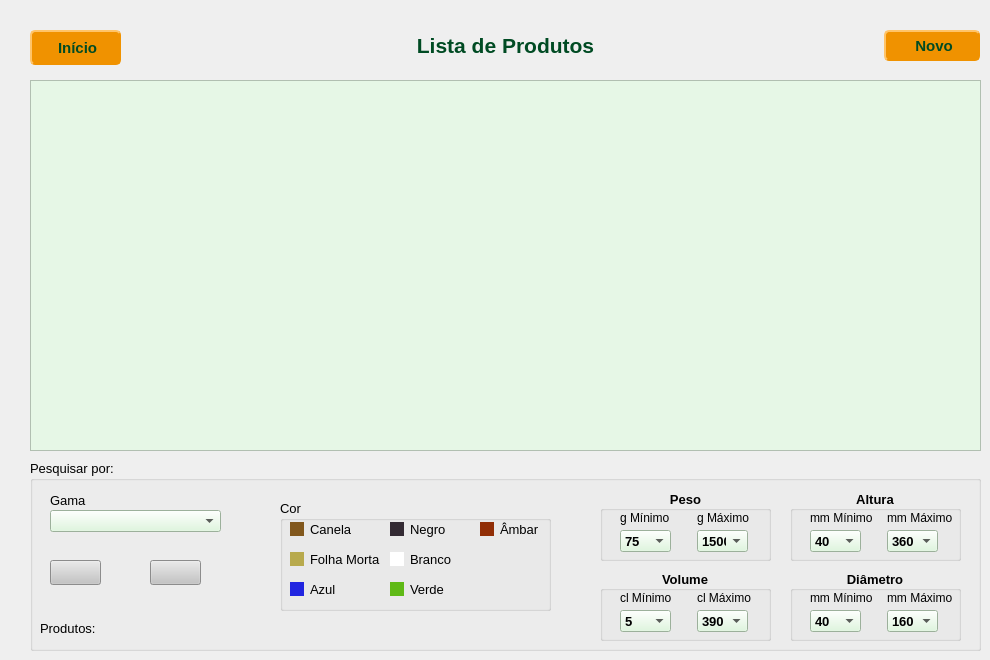
   <widget class="QWidget" name="page1_ListarProdutos">
    <widget class="QLabel" name="label">
     <property name="geometry">
      <rect>
       <x>150</x>
       <y>30</y>
       <width>711</width>
       <height>31</height>
      </rect>
     </property>
     <property name="font">
      <font>
       <pointsize>16</pointsize>
       <bold>true</bold>
      </font>
     </property>
     <property name="styleSheet">
      <string notr="true">color: #004b23;</string>
     </property>
     <property name="text">
      <string>Lista de Produtos</string>
     </property>
     <property name="alignment">
      <set>Qt::AlignCenter</set>
     </property>
    </widget>
    <widget class="QPushButton" name="btnInicio_produtos">
     <property name="geometry">
      <rect>
       <x>30</x>
       <y>30</y>
       <width>91</width>
       <height>35</height>
      </rect>
     </property>
     <property name="font">
      <font>
       <pointsize>11</pointsize>
       <bold>true</bold>
      </font>
     </property>
     <property name="cursor">
      <cursorShape>PointingHandCursor</cursorShape>
     </property>
     <property name="styleSheet">
      <string notr="true">	background-color: #F09200;
	color: #004b23;
	border: 1.5px solid #F09200;
	border-style: outset;
	border-radius: 5px;</string>
     </property>
     <property name="text">
      <string> Início</string>
     </property>
     <property name="icon">
      <iconset resource="imagens.qrc">
       <normaloff>:/img/img/Home.png</normaloff>:/img/img/Home.png</iconset>
     </property>
    </widget>
    <widget class="QPushButton" name="btnNovo_produto">
     <property name="geometry">
      <rect>
       <x>884</x>
       <y>30</y>
       <width>96</width>
       <height>31</height>
      </rect>
     </property>
     <property name="font">
      <font>
       <pointsize>11</pointsize>
       <bold>true</bold>
      </font>
     </property>
     <property name="cursor">
      <cursorShape>PointingHandCursor</cursorShape>
     </property>
     <property name="styleSheet">
      <string notr="true">	background-color: #F09200;
	color: #004b23;
	border: 1.5px solid #F09200;
	border-style: outset;
	border-radius: 5px;</string>
     </property>
     <property name="text">
      <string> Novo</string>
     </property>
     <property name="icon">
      <iconset resource="imagens.qrc">
       <normaloff>:/img/img/Add.png</normaloff>:/img/img/Add.png</iconset>
     </property>
    </widget>
    <widget class="QGroupBox" name="groupBox">
     <property name="geometry">
      <rect>
       <x>30</x>
       <y>460</y>
       <width>951</width>
       <height>191</height>
      </rect>
     </property>
     <property name="font">
      <font>
       <pointsize>10</pointsize>
       <fontweight>DemiBold</fontweight>
      </font>
     </property>
     <property name="title">
      <string>Pesquisar por:</string>
     </property>
     <widget class="QComboBox" name="cmbPesquisarGama">
      <property name="geometry">
       <rect>
        <x>20</x>
        <y>50</y>
        <width>171</width>
        <height>22</height>
       </rect>
      </property>
      <property name="styleSheet">
       <string notr="true">background-color:#DAF7D9;</string>
      </property>
      <item>
       <property name="text">
        <string/>
       </property>
      </item>
      <item>
       <property name="text">
        <string>Vinhos de Mesa</string>
       </property>
      </item>
      <item>
       <property name="text">
        <string>Alimentação</string>
       </property>
      </item>
      <item>
       <property name="text">
        <string>Cervejas</string>
       </property>
      </item>
      <item>
       <property name="text">
        <string>Espumantes e Sidras</string>
       </property>
      </item>
      <item>
       <property name="text">
        <string>Licores e Aguardentes</string>
       </property>
      </item>
      <item>
       <property name="text">
        <string>Águas e Refrescos</string>
       </property>
      </item>
     </widget>
     <widget class="QLabel" name="label_3">
      <property name="geometry">
       <rect>
        <x>20</x>
        <y>30</y>
        <width>151</width>
        <height>20</height>
       </rect>
      </property>
      <property name="font">
       <font>
        <pointsize>10</pointsize>
        <bold>false</bold>
       </font>
      </property>
      <property name="text">
       <string>Gama </string>
      </property>
     </widget>
     <widget class="QGroupBox" name="groupBox_2">
      <property name="geometry">
       <rect>
        <x>250</x>
        <y>40</y>
        <width>271</width>
        <height>111</height>
       </rect>
      </property>
      <property name="title">
       <string>Cor</string>
      </property>
      <widget class="QRadioButton" name="rbCanela">
       <property name="geometry">
        <rect>
         <x>10</x>
         <y>20</y>
         <width>69</width>
         <height>18</height>
        </rect>
       </property>
       <property name="styleSheet">
        <string notr="true">QRadioButton::indicator {background-color:#82581D;}
</string>
       </property>
       <property name="text">
        <string>Canela</string>
       </property>
       <attribute name="buttonGroup">
        <string notr="true">buttonGroup_pesquisarCor</string>
       </attribute>
      </widget>
      <widget class="QRadioButton" name="rbFolhaMorta">
       <property name="geometry">
        <rect>
         <x>10</x>
         <y>50</y>
         <width>91</width>
         <height>18</height>
        </rect>
       </property>
       <property name="styleSheet">
        <string notr="true">QRadioButton::indicator {
    background-color: #B8AA4D;
}
</string>
       </property>
       <property name="text">
        <string>Folha Morta</string>
       </property>
       <attribute name="buttonGroup">
        <string notr="true">buttonGroup_pesquisarCor</string>
       </attribute>
      </widget>
      <widget class="QRadioButton" name="rbAzul">
       <property name="geometry">
        <rect>
         <x>10</x>
         <y>80</y>
         <width>69</width>
         <height>18</height>
        </rect>
       </property>
       <property name="styleSheet">
        <string notr="true">QRadioButton::indicator {
    background-color: #2125E0;
}
</string>
       </property>
       <property name="text">
        <string>Azul</string>
       </property>
       <attribute name="buttonGroup">
        <string notr="true">buttonGroup_pesquisarCor</string>
       </attribute>
      </widget>
      <widget class="QRadioButton" name="rbNegro">
       <property name="geometry">
        <rect>
         <x>110</x>
         <y>20</y>
         <width>69</width>
         <height>18</height>
        </rect>
       </property>
       <property name="styleSheet">
        <string notr="true">QRadioButton::indicator {
    background-color: #332A33;
}
</string>
       </property>
       <property name="text">
        <string>Negro</string>
       </property>
       <attribute name="buttonGroup">
        <string notr="true">buttonGroup_pesquisarCor</string>
       </attribute>
      </widget>
      <widget class="QRadioButton" name="rbBranco">
       <property name="geometry">
        <rect>
         <x>110</x>
         <y>50</y>
         <width>69</width>
         <height>18</height>
        </rect>
       </property>
       <property name="styleSheet">
        <string notr="true">QRadioButton::indicator {
    background-color: #FFFFFF;
}
</string>
       </property>
       <property name="text">
        <string>Branco</string>
       </property>
       <attribute name="buttonGroup">
        <string notr="true">buttonGroup_pesquisarCor</string>
       </attribute>
      </widget>
      <widget class="QRadioButton" name="rbVerde">
       <property name="geometry">
        <rect>
         <x>110</x>
         <y>80</y>
         <width>69</width>
         <height>18</height>
        </rect>
       </property>
       <property name="styleSheet">
        <string notr="true">QRadioButton::indicator {
    background-color: #5FB916;
}
</string>
       </property>
       <property name="text">
        <string>Verde</string>
       </property>
       <attribute name="buttonGroup">
        <string notr="true">buttonGroup_pesquisarCor</string>
       </attribute>
      </widget>
      <widget class="QRadioButton" name="rbAmbar">
       <property name="geometry">
        <rect>
         <x>200</x>
         <y>20</y>
         <width>61</width>
         <height>18</height>
        </rect>
       </property>
       <property name="styleSheet">
        <string notr="true">QRadioButton::indicator {
    background-color: #912E06;
}
</string>
       </property>
       <property name="text">
        <string>Âmbar</string>
       </property>
       <attribute name="buttonGroup">
        <string notr="true">buttonGroup_pesquisarCor</string>
       </attribute>
      </widget>
     </widget>
     <widget class="QGroupBox" name="groupBox_3">
      <property name="geometry">
       <rect>
        <x>570</x>
        <y>110</y>
        <width>171</width>
        <height>71</height>
       </rect>
      </property>
      <property name="font">
       <font>
        <bold>true</bold>
       </font>
      </property>
      <property name="styleSheet">
       <string notr="true">QLabel {
	font: 9pt &quot;Segoe UI&quot;;}</string>
      </property>
      <property name="title">
       <string> Volume </string>
      </property>
      <property name="alignment">
       <set>Qt::AlignCenter</set>
      </property>
      <widget class="QComboBox" name="cmbVolume_min">
       <property name="geometry">
        <rect>
         <x>20</x>
         <y>40</y>
         <width>51</width>
         <height>22</height>
        </rect>
       </property>
       <property name="styleSheet">
        <string notr="true">background-color:#DAF7D9;</string>
       </property>
       <item>
        <property name="text">
         <string>5</string>
        </property>
       </item>
       <item>
        <property name="text">
         <string>30</string>
        </property>
       </item>
       <item>
        <property name="text">
         <string>50</string>
        </property>
       </item>
       <item>
        <property name="text">
         <string>70</string>
        </property>
       </item>
       <item>
        <property name="text">
         <string>150</string>
        </property>
       </item>
       <item>
        <property name="text">
         <string>200</string>
        </property>
       </item>
      </widget>
      <widget class="QComboBox" name="cmbVolume_max">
       <property name="geometry">
        <rect>
         <x>97</x>
         <y>40</y>
         <width>51</width>
         <height>22</height>
        </rect>
       </property>
       <property name="styleSheet">
        <string notr="true">background-color:#DAF7D9;</string>
       </property>
       <item>
        <property name="text">
         <string>390</string>
        </property>
       </item>
       <item>
        <property name="text">
         <string>200</string>
        </property>
       </item>
       <item>
        <property name="text">
         <string>150</string>
        </property>
       </item>
       <item>
        <property name="text">
         <string>100</string>
        </property>
       </item>
       <item>
        <property name="text">
         <string>70</string>
        </property>
       </item>
       <item>
        <property name="text">
         <string>50</string>
        </property>
       </item>
       <item>
        <property name="text">
         <string>30</string>
        </property>
       </item>
       <item>
        <property name="text">
         <string>15</string>
        </property>
       </item>
      </widget>
      <widget class="QLabel" name="label_2">
       <property name="geometry">
        <rect>
         <x>20</x>
         <y>20</y>
         <width>71</width>
         <height>16</height>
        </rect>
       </property>
       <property name="font">
        <font>
         <family>Segoe UI</family>
         <pointsize>9</pointsize>
         <italic>false</italic>
         <bold>false</bold>
        </font>
       </property>
       <property name="styleSheet">
        <string notr="true"/>
       </property>
       <property name="text">
        <string>cl Mínimo</string>
       </property>
      </widget>
      <widget class="QLabel" name="label_4">
       <property name="geometry">
        <rect>
         <x>97</x>
         <y>20</y>
         <width>71</width>
         <height>16</height>
        </rect>
       </property>
       <property name="font">
        <font>
         <family>Segoe UI</family>
         <pointsize>9</pointsize>
         <italic>false</italic>
         <bold>false</bold>
        </font>
       </property>
       <property name="text">
        <string>cl Máximo</string>
       </property>
       <property name="textFormat">
        <enum>Qt::AutoText</enum>
       </property>
      </widget>
     </widget>
     <widget class="QGroupBox" name="groupBox_4">
      <property name="geometry">
       <rect>
        <x>570</x>
        <y>30</y>
        <width>171</width>
        <height>71</height>
       </rect>
      </property>
      <property name="font">
       <font>
        <bold>true</bold>
       </font>
      </property>
      <property name="styleSheet">
       <string notr="true">QLabel {
	font: 9pt &quot;Segoe UI&quot;;}</string>
      </property>
      <property name="title">
       <string>Peso</string>
      </property>
      <property name="alignment">
       <set>Qt::AlignCenter</set>
      </property>
      <widget class="QComboBox" name="cmbPeso_min">
       <property name="geometry">
        <rect>
         <x>20</x>
         <y>40</y>
         <width>51</width>
         <height>22</height>
        </rect>
       </property>
       <property name="styleSheet">
        <string notr="true">background-color:#DAF7D9;</string>
       </property>
       <item>
        <property name="text">
         <string>75</string>
        </property>
       </item>
       <item>
        <property name="text">
         <string>150</string>
        </property>
       </item>
       <item>
        <property name="text">
         <string>300</string>
        </property>
       </item>
       <item>
        <property name="text">
         <string>500</string>
        </property>
       </item>
       <item>
        <property name="text">
         <string>700</string>
        </property>
       </item>
       <item>
        <property name="text">
         <string>1000</string>
        </property>
       </item>
      </widget>
      <widget class="QComboBox" name="cmbPeso_max">
       <property name="geometry">
        <rect>
         <x>97</x>
         <y>40</y>
         <width>51</width>
         <height>22</height>
        </rect>
       </property>
       <property name="styleSheet">
        <string notr="true">background-color:#DAF7D9;</string>
       </property>
       <item>
        <property name="text">
         <string>1500</string>
        </property>
       </item>
       <item>
        <property name="text">
         <string>1000</string>
        </property>
       </item>
       <item>
        <property name="text">
         <string>700</string>
        </property>
       </item>
       <item>
        <property name="text">
         <string>500</string>
        </property>
       </item>
       <item>
        <property name="text">
         <string>300</string>
        </property>
       </item>
       <item>
        <property name="text">
         <string>150</string>
        </property>
       </item>
      </widget>
      <widget class="QLabel" name="label_5">
       <property name="geometry">
        <rect>
         <x>20</x>
         <y>20</y>
         <width>71</width>
         <height>16</height>
        </rect>
       </property>
       <property name="font">
        <font>
         <family>Segoe UI</family>
         <pointsize>9</pointsize>
         <italic>false</italic>
         <bold>false</bold>
        </font>
       </property>
       <property name="styleSheet">
        <string notr="true"/>
       </property>
       <property name="text">
        <string>g Mínimo</string>
       </property>
      </widget>
      <widget class="QLabel" name="label_20">
       <property name="geometry">
        <rect>
         <x>97</x>
         <y>20</y>
         <width>71</width>
         <height>16</height>
        </rect>
       </property>
       <property name="font">
        <font>
         <family>Segoe UI</family>
         <pointsize>9</pointsize>
         <italic>false</italic>
         <bold>false</bold>
        </font>
       </property>
       <property name="text">
        <string>g Máximo</string>
       </property>
       <property name="textFormat">
        <enum>Qt::AutoText</enum>
       </property>
      </widget>
     </widget>
     <widget class="QGroupBox" name="groupBox_6">
      <property name="geometry">
       <rect>
        <x>760</x>
        <y>110</y>
        <width>171</width>
        <height>71</height>
       </rect>
      </property>
      <property name="font">
       <font>
        <bold>true</bold>
       </font>
      </property>
      <property name="styleSheet">
       <string notr="true">QLabel {
	font: 9pt &quot;Segoe UI&quot;;}</string>
      </property>
      <property name="title">
       <string>Diâmetro</string>
      </property>
      <property name="alignment">
       <set>Qt::AlignCenter</set>
      </property>
      <widget class="QComboBox" name="cmbDiametro_min">
       <property name="geometry">
        <rect>
         <x>20</x>
         <y>40</y>
         <width>51</width>
         <height>22</height>
        </rect>
       </property>
       <property name="styleSheet">
        <string notr="true">background-color:#DAF7D9;</string>
       </property>
       <item>
        <property name="text">
         <string>40</string>
        </property>
       </item>
       <item>
        <property name="text">
         <string>80</string>
        </property>
       </item>
       <item>
        <property name="text">
         <string>120</string>
        </property>
       </item>
      </widget>
      <widget class="QComboBox" name="cmbDiametro_max">
       <property name="geometry">
        <rect>
         <x>97</x>
         <y>40</y>
         <width>51</width>
         <height>22</height>
        </rect>
       </property>
       <property name="styleSheet">
        <string notr="true">background-color:#DAF7D9;</string>
       </property>
       <item>
        <property name="text">
         <string>160</string>
        </property>
       </item>
       <item>
        <property name="text">
         <string>120</string>
        </property>
       </item>
       <item>
        <property name="text">
         <string>80</string>
        </property>
       </item>
      </widget>
      <widget class="QLabel" name="label_19">
       <property name="geometry">
        <rect>
         <x>20</x>
         <y>20</y>
         <width>71</width>
         <height>16</height>
        </rect>
       </property>
       <property name="font">
        <font>
         <family>Segoe UI</family>
         <pointsize>9</pointsize>
         <italic>false</italic>
         <bold>false</bold>
        </font>
       </property>
       <property name="styleSheet">
        <string notr="true"/>
       </property>
       <property name="text">
        <string>mm Mínimo</string>
       </property>
      </widget>
      <widget class="QLabel" name="label_22">
       <property name="geometry">
        <rect>
         <x>97</x>
         <y>20</y>
         <width>71</width>
         <height>16</height>
        </rect>
       </property>
       <property name="font">
        <font>
         <family>Segoe UI</family>
         <pointsize>9</pointsize>
         <italic>false</italic>
         <bold>false</bold>
        </font>
       </property>
       <property name="text">
        <string>mm Máximo</string>
       </property>
       <property name="textFormat">
        <enum>Qt::AutoText</enum>
       </property>
      </widget>
     </widget>
     <widget class="QGroupBox" name="groupBox_5">
      <property name="geometry">
       <rect>
        <x>760</x>
        <y>30</y>
        <width>171</width>
        <height>71</height>
       </rect>
      </property>
      <property name="font">
       <font>
        <bold>true</bold>
       </font>
      </property>
      <property name="styleSheet">
       <string notr="true">QLabel {
	font: 9pt &quot;Segoe UI&quot;;}</string>
      </property>
      <property name="title">
       <string>Altura</string>
      </property>
      <property name="alignment">
       <set>Qt::AlignCenter</set>
      </property>
      <widget class="QComboBox" name="cmbAltura_min">
       <property name="geometry">
        <rect>
         <x>20</x>
         <y>40</y>
         <width>51</width>
         <height>22</height>
        </rect>
       </property>
       <property name="styleSheet">
        <string notr="true">background-color:#DAF7D9;</string>
       </property>
       <item>
        <property name="text">
         <string>40</string>
        </property>
       </item>
       <item>
        <property name="text">
         <string>100</string>
        </property>
       </item>
       <item>
        <property name="text">
         <string>160</string>
        </property>
       </item>
       <item>
        <property name="text">
         <string>200</string>
        </property>
       </item>
       <item>
        <property name="text">
         <string>260</string>
        </property>
       </item>
      </widget>
      <widget class="QComboBox" name="cmbAltura_max">
       <property name="geometry">
        <rect>
         <x>97</x>
         <y>40</y>
         <width>51</width>
         <height>22</height>
        </rect>
       </property>
       <property name="styleSheet">
        <string notr="true">background-color:#DAF7D9;</string>
       </property>
       <item>
        <property name="text">
         <string>360</string>
        </property>
       </item>
       <item>
        <property name="text">
         <string>260</string>
        </property>
       </item>
       <item>
        <property name="text">
         <string>200</string>
        </property>
       </item>
       <item>
        <property name="text">
         <string>160</string>
        </property>
       </item>
       <item>
        <property name="text">
         <string>100</string>
        </property>
       </item>
      </widget>
      <widget class="QLabel" name="label_6">
       <property name="geometry">
        <rect>
         <x>20</x>
         <y>20</y>
         <width>71</width>
         <height>16</height>
        </rect>
       </property>
       <property name="font">
        <font>
         <family>Segoe UI</family>
         <pointsize>9</pointsize>
         <italic>false</italic>
         <bold>false</bold>
        </font>
       </property>
       <property name="styleSheet">
        <string notr="true"/>
       </property>
       <property name="text">
        <string>mm Mínimo</string>
       </property>
      </widget>
      <widget class="QLabel" name="label_21">
       <property name="geometry">
        <rect>
         <x>97</x>
         <y>20</y>
         <width>71</width>
         <height>16</height>
        </rect>
       </property>
       <property name="font">
        <font>
         <family>Segoe UI</family>
         <pointsize>9</pointsize>
         <italic>false</italic>
         <bold>false</bold>
        </font>
       </property>
       <property name="text">
        <string>mm Máximo</string>
       </property>
       <property name="textFormat">
        <enum>Qt::AutoText</enum>
       </property>
      </widget>
     </widget>
     <widget class="QLabel" name="lblTotalProdutos">
      <property name="geometry">
       <rect>
        <x>10</x>
        <y>160</y>
        <width>221</width>
        <height>16</height>
       </rect>
      </property>
      <property name="font">
       <font>
        <pointsize>10</pointsize>
        <fontweight>ExtraBold</fontweight>
       </font>
      </property>
      <property name="text">
       <string>Produtos:</string>
      </property>
     </widget>
     <widget class="QPushButton" name="btnPesquisarProduto">
      <property name="geometry">
       <rect>
        <x>20</x>
        <y>100</y>
        <width>51</width>
        <height>25</height>
       </rect>
      </property>
      <property name="font">
       <font>
        <fontweight>DemiBold</fontweight>
       </font>
      </property>
      <property name="cursor">
       <cursorShape>PointingHandCursor</cursorShape>
      </property>
      <property name="styleSheet">
       <string notr="true">
background-color: rgb(196, 196, 196);</string>
      </property>
      <property name="text">
       <string/>
      </property>
      <property name="icon">
       <iconset resource="imagens.qrc">
        <normaloff>:/img/img/pesquisar.png</normaloff>:/img/img/pesquisar.png</iconset>
      </property>
     </widget>
     <widget class="QPushButton" name="btnLimparPesquisa">
      <property name="geometry">
       <rect>
        <x>120</x>
        <y>100</y>
        <width>51</width>
        <height>25</height>
       </rect>
      </property>
      <property name="font">
       <font>
        <fontweight>DemiBold</fontweight>
       </font>
      </property>
      <property name="cursor">
       <cursorShape>PointingHandCursor</cursorShape>
      </property>
      <property name="styleSheet">
       <string notr="true">
background-color: rgb(196, 196, 196);</string>
      </property>
      <property name="text">
       <string/>
      </property>
      <property name="icon">
       <iconset resource="imagens.qrc">
        <normaloff>:/img/img/Refresh.png</normaloff>:/img/img/Refresh.png</iconset>
      </property>
     </widget>
    </widget>
    <widget class="QTableWidget" name="tableWidget_ListaProdutos">
     <property name="geometry">
      <rect>
       <x>30</x>
       <y>80</y>
       <width>951</width>
       <height>371</height>
      </rect>
     </property>
     <property name="styleSheet">
      <string notr="true">background-color: #E6F7E6;</string>
     </property>
     <attribute name="horizontalHeaderDefaultSectionSize">
      <number>80</number>
     </attribute>
     <attribute name="horizontalHeaderHighlightSections">
      <bool>false</bool>
     </attribute>
     <attribute name="horizontalHeaderStretchLastSection">
      <bool>false</bool>
     </attribute>
    </widget>
   </widget>
